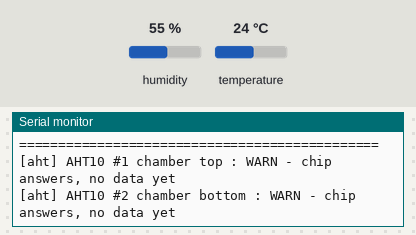
A sketch run on a simulated ESP32. On the bench: the last lines printed to the serial monitor. Wiring (inferred from the names in the program): AHT10/20 sensor at I2C address 0x38. The inputs (shaded band) are chosen by the test bench; at power-on: humidity 55 %, temperature 24 °C.

Above: at 1.7 s.
1.8 s: humidity set to 22 %
At 2.5 s:
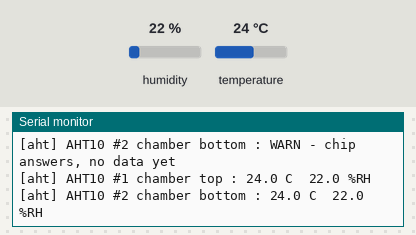
3.5 s: temperature set to 12 °C
At 4.8 s:
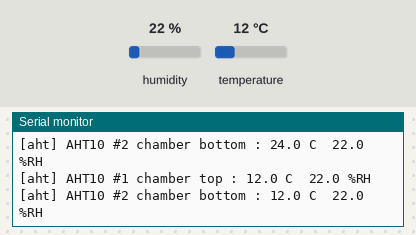
5.0 s: humidity set to 40 %
At 5.8 s:
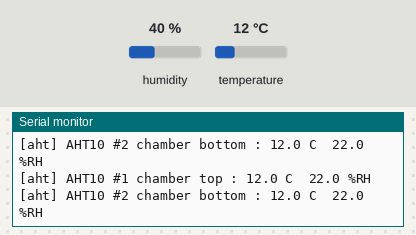

Measured:
- after the input at 1.8 s, the serial monitor: prints a new line after 0.22 s (image 1)
- after the input at 3.5 s, the serial monitor: prints a new line after 0.52 s (image 2)

The sketch:

aht10-test.ino
```cpp
/**
 * AHT10 SENSOR TEST - Smart Dehumidifier (sensor suite, v2.0.20)
 * ===================================================================
 * Checks the AHT10 chamber temperature/humidity sensor(s) with the
 * SAME raw-I2C driver the firmware uses (no extra libraries needed).
 *
 * Wiring (from the dryer build):
 *   classic ESP32:  sensor #1 (chamber top)    I2C0: SDA 21 / SCL 22
 *                   sensor #2 (chamber bottom) I2C1: SDA 32 / SCL 33
 *                   (the keypad PCF8574 @0x20 and AT24C256 @0x50 may
 *                    share I2C0 - they show up in the bus scan)
 *   ESP32-S3      : one sensor (chamber top)   I2C0: SDA 8 / SCL 9
 *   each sensor:   VCC -> 3V3, GND -> GND, SDA/SCL as above
 *
 * Use:
 *   1. Flash over USB (this single file - only the ESP32 core).
 *   2. Join WiFi "AgarbattiDryer" (password: dryer1234), open
 *      http://192.168.4.1 -> live readings on your phone.
 *   3. Serial Monitor @ 115200 -> same + I2C bus scan + diagnosis.
 *   4. OTA (always present): while this test runs, Arduino IDE
 *      Tools > Port > "aht10-test at 192.168.4.1" lets you upload
 *      ANY sketch in this folder - or the main dryer firmware -
 *      straight over WiFi. No USB needed afterwards.
 *
 * Verdict:  PASS = sensor answers + plausible temperature/humidity
 *            FAIL = no AHT10 at 0x38 (check VCC/SDA/SCL)
 *            WARN = chip answers but measurements keep failing
 */
#include <Arduino.h>
#include <WiFi.h>
#include <WebServer.h>
#include <ArduinoOTA.h>
#include <Wire.h>
#include <ESPmDNS.h>

#if defined(CONFIG_IDF_TARGET_ESP32S3) || defined(ESP32S3)
  #define HW_S3 1
#else
  #define HW_S3 0
#endif

#define AP_SSID   "AgarbattiDryer"
#define AP_PASS   "dryer1234"
#define AP_CHAN   6
#define AP_MAXCL  4
static const char *OTA_HOST  = "aht10-test";
static const char *TEST_NAME = "AHT10";

// --------------------------------------------------------------------
// AHT10 driver - same protocol as src/aht10.cpp (firmware v2.0.20)
// --------------------------------------------------------------------
static const uint8_t AHT_ADDR  = 0x38;   // factory-fixed, not changeable
static const uint8_t CMD_RESET = 0xBA;
static const uint8_t CMD_CAL   = 0xE1;   // AHT10 init/calibrate
static const uint8_t CMD_TRIG  = 0xAC;   // trigger one-shot measurement

struct Aht {
  TwoWire *bus = nullptr;
  int sda = -1, scl = -1;
  const char *label = "";
  bool fitted = true;      // false = this board has no such sensor
  bool present = false;    // I2C ACK at 0x38
  bool ok = false;         // last measurement decoded
  float t = NAN, h = NAN;
  uint32_t lastOk = 0;

  void begin() {
    if (!fitted) return;
    bus->begin(sda, scl, 100000);
    bus->beginTransmission(AHT_ADDR);
    present = (bus->endTransmission() == 0);
    if (!present) {
      Serial.printf("[aht] %s: NO device at 0x38 (SDA %d / SCL %d) - check VCC + lines\n",
                    label, sda, scl);
      return;
    }
    bus->beginTransmission(AHT_ADDR);
    bus->write(CMD_RESET);
    bus->endTransmission();
    delay(25);
    bus->beginTransmission(AHT_ADDR);
    bus->write(CMD_CAL); bus->write(0x08); bus->write(0x00);
    bus->endTransmission();
    delay(50);
    Serial.printf("[aht] %s: AHT10 present (SDA %d / SCL %d)\n", label, sda, scl);
  }

  void read() {
    if (!present) return;
    uint32_t now = millis();
    if (now - lastOk < 2000) return;               // 0.5 Hz is plenty for a check

    bus->beginTransmission(AHT_ADDR);
    bus->write(CMD_TRIG); bus->write(0x33); bus->write(0x00);
    if (bus->endTransmission() != 0) return;

    uint32_t t0 = millis();
    while (millis() - t0 < 400) {                  // measurement takes ~80 ms
      delay(8);
      bus->requestFrom(AHT_ADDR, (uint8_t)1);
      if (bus->available() < 1) continue;
      uint8_t st = (uint8_t)bus->read();
      if (st & 0x80) continue;                     // still busy
      uint8_t b[6];
      bus->requestFrom(AHT_ADDR, (uint8_t)6);
      if (bus->available() < 6) break;
      for (int i = 0; i < 6; i++) b[i] = (uint8_t)bus->read();
      if (b[0] & 0x80) break;
      uint32_t rh = ((uint32_t)b[1] << 12) | ((uint32_t)b[2] << 4) | (b[3] >> 4);
      uint32_t rt = (((uint32_t)b[3] & 0x0F) << 16) | ((uint32_t)b[4] << 8) | b[5];
      float hv = (float)rh * 100.0f / 1048576.0f;  // datasheet formulas
      float tv = (float)rt * 200.0f / 1048576.0f - 50.0f;
      if (tv < -40 || tv > 90 || hv < 0 || hv > 105) break;
      t = tv; h = hv; ok = true; lastOk = now;
      return;
    }
    if (ok && now - lastOk > 10000) ok = false;    // keep last value, flag stale
  }

  const char *verdict() const {
    if (!fitted) return "n/a";
    if (!present) return "FAIL";
    if (!ok) return "WARN";
    return "PASS";
  }
};

Aht a1, a2;

// --------------------------------------------------------------------
// I2C bus scan (diagnosis: which chips answer where)
// --------------------------------------------------------------------
static void i2cScan(TwoWire &bus, int sda, int scl, const char *name) {
  Serial.printf("[scan] %s bus (SDA %d / SCL %d):\n", name, sda, scl);
  bus.begin(sda, scl, 100000);
  int n = 0;
  for (uint8_t a = 0x08; a < 0x78; a++) {
    bus.beginTransmission(a);
    if (bus.endTransmission() == 0) {
      Serial.printf("[scan]   0x%02X  %s\n", a,
        a == 0x38 ? "AHT10 (fixed address)"      :
        (a >= 0x20 && a <= 0x26) ? "PCF8574 keypad (strap pins A0-A2)" :
        a == 0x50 ? "AT24C256 EEPROM"            : "unknown device");
      n++;
    }
  }
  if (n == 0) Serial.printf("[scan]   nothing found - pull-ups? VCC? SDA/SCL swapped?\n");
}

// --------------------------------------------------------------------
// Web + OTA
// --------------------------------------------------------------------
static const char INDEX_HTML[] PROGMEM = R"rawliteral(
<!doctype html>
<html><head><meta charset="utf-8">
<meta name="viewport" content="width=device-width,initial-scale=1">
<title>AHT10 test</title>
<style>
 body{font-family:system-ui,Segoe UI,Roboto,sans-serif;background:#101418;color:#e8edf2;margin:0;padding:16px}
 h1{font-size:18px;margin:0 0 4px}.sub{color:#8a97a5;font-size:12px;margin-bottom:14px}
 .card{background:#1a2129;border:1px solid #2a3542;border-radius:10px;padding:12px 14px;margin-bottom:12px}
 .big{font-size:30px;font-weight:600}.ok{color:#4cd964}.bad{color:#ff5f57}.warn{color:#ffd60a}
 .row{display:flex;justify-content:space-between;font-size:14px;margin-top:6px;color:#b9c4cf}
 .tag{display:inline-block;padding:2px 8px;border-radius:99px;font-size:11px;background:#2a3542}
</style></head><body>
<h1>AHT10 sensor test</h1>
<div class="sub">smart dehummidifier &middot; aht10-test &middot; refreshes 1/s &middot; verdict <span id="st" class="tag">...</span></div>
<div id="cards">loading...</div>
<script>
function card(c){var h='<div class="card"><div class="big '+(c.cls||'')+'">'+c.big+'</div>';
 h+='<div style="color:#8a97a5;font-size:12px">'+c.t+'</div>';
 (c.rows||[]).forEach(function(r){h+='<div class="row"><span>'+r[0]+'</span><span>'+r[1]+'</span></div>'});
 return h+'</div>'}
async function tick(){try{
 var j=await (await fetch('/data')).json();
 var st=document.getElementById('st');st.textContent=j.verdict;
 st.className='tag '+(j.verdict==='PASS'?'ok':(j.verdict==='FAIL'?'bad':'warn'));
 document.getElementById('cards').innerHTML=j.cards.map(card).join('');
}catch(e){}setTimeout(tick,1000)}
tick();
</script>
</body></html>
)rawliteral";

WebServer web(80);
String gJson = "{}";

// tiny JSON helper: rows = [["key","value"],...] built without trailing commas
static void jRows(String &rows, const char *k, const String &v) {
  if (rows.length()) rows += ",";
  rows += "[";
  rows += "\"";  rows += k;     rows += "\",";
  rows += "\"";  rows += v;     rows += "\"";
  rows += "]";
}

static void cardAht(const Aht &a, String &j) {
  String rows;
  if (!a.fitted) {
    jRows(rows, "Board", "ESP32-S3");
    jRows(rows, "Note", "S3 uses ONE AHT10 + a DHT22 (see dht-test)");
    j += "{\"t\":\"" + String(a.label) + "\",\"big\":\"not fitted\",\"cls\":\"\",\"rows\":" + rows + "}";
    return;
  }
  if (a.ok) {
    uint32_t age = (millis() >= a.lastOk) ? (millis() - a.lastOk) / 1000UL : 0;
    String big = String(a.t, 1) + " C";
    jRows(rows, "Humidity", String(a.h, 1) + " %RH");
    jRows(rows, "Last reading", String(age) + " s ago");
    jRows(rows, "I2C", String("SDA ") + String(a.sda) + " / SCL " + String(a.scl));
    jRows(rows, "Bus", "ACK + data OK");
    j += "{\"t\":\"" + String(a.label) + "\",\"big\":\"" + big + "\",\"cls\":\"ok\",\"rows\":" + rows + "}";
    return;
  }
  if (a.present) {
    String big = "no data";
    jRows(rows, "I2C", "ACK at 0x38, but measurements fail");
    jRows(rows, "Check", "SDA/SCL contact, 3V3 supply, long cables");
    j += "{\"t\":\"" + String(a.label) + "\",\"big\":\"" + big + "\",\"cls\":\"warn\",\"rows\":" + rows + "}";
  } else {
    jRows(rows, "I2C", "nothing ACKs at 0x38");
    jRows(rows, "Check", "VCC, GND, SDA, SCL - and that it is an AHT10 (0x38), not an AHT20");
    j += "{\"t\":\"" + String(a.label) + "\",\"big\":\"NO DEVICE\",\"cls\":\"bad\",\"rows\":" + rows + "}";
  }
}

static void refreshJson() {
  String j;
  j.reserve(600);
  // overall: any FAIL -> FAIL, else any WARN -> WARN, else PASS
  if (String(a1.verdict()) == "FAIL" || String(a2.verdict()) == "FAIL")      j += "{\"verdict\":\"FAIL\",\"cards\":[";
  else if (String(a1.verdict()) == "WARN" || String(a2.verdict()) == "WARN") j += "{\"verdict\":\"WARN\",\"cards\":[";
  else                                                                       j += "{\"verdict\":\"PASS\",\"cards\":[";
  cardAht(a1, j);
  j += ",";
  cardAht(a2, j);
  j += "]}";
  gJson = j;
}

static void netBegin() {
  WiFi.mode(WIFI_AP);
  WiFi.softAP(AP_SSID, AP_PASS, AP_CHAN, 0, AP_MAXCL);
  String ip = WiFi.softAPIP().toString();
  Serial.printf("[net] hotspot \"%s\" up (pass: %s) - phone/PC: http://%s\n",
                AP_SSID, AP_PASS, ip.c_str());

  ArduinoOTA.setHostname(OTA_HOST);
  ArduinoOTA.onStart([]() { Serial.println(F("[ota] network update STARTED")); });
  ArduinoOTA.onEnd([]()   { Serial.println(F("[ota] update complete - rebooting")); });
  ArduinoOTA.onProgress([](uint32_t d, uint32_t tot) {
    if (tot == 0) return;
    static uint8_t lastPct = 255;
    uint8_t pct = (uint8_t)(d * 100UL / tot);
    if (pct != lastPct && pct % 25 == 0) { lastPct = pct; Serial.printf("[ota] %u%%\n", (unsigned)pct); }
  });
  ArduinoOTA.onError([](ota_error_t e) { Serial.printf("[ota] error %u\n", (unsigned)e); });
  if (!MDNS.begin(OTA_HOST)) Serial.println(F("[ota] mDNS failed - use the IP directly"));
  else MDNS.addService("http", "tcp", 80);
  ArduinoOTA.begin();
  Serial.printf("[ota] ready - Arduino IDE: join \"%s\" -> Tools > Port > \"%s at %s\"\n",
                AP_SSID, OTA_HOST, ip.c_str());
}

// --------------------------------------------------------------------
void setup() {
  Serial.begin(115200);
  delay(300);
  Serial.println();
  Serial.println("==============================================");
  Serial.printf(" %s SENSOR TEST - smart dehummidifier v2.0.20\n", TEST_NAME);
  Serial.printf(" board: %s (S3: %s)\n",
                ESP.getChipModel(), HW_S3 ? "YES" : "no");

  if (HW_S3) {
    a1.bus = &Wire;   a1.sda = 8;  a1.scl = 9;
    a1.label = "AHT10 chamber top (S3)";
    a2.fitted = false;
    a2.label = "AHT10 #2 (classic only)";
  } else {
    a1.bus = &Wire;   a1.sda = 21; a1.scl = 22;
    a1.label = "AHT10 #1 chamber top";
    a2.bus = &Wire1;  a2.sda = 32; a2.scl = 33;
    a2.label = "AHT10 #2 chamber bottom";
  }

  i2cScan(Wire,  a1.sda, a1.scl, HW_S3 ? "I2C0 (S3)" : "I2C0 (classic)");
  if (!HW_S3) i2cScan(Wire1, a2.sda, a2.scl, "I2C1 (classic)");

  a1.begin();
  a2.begin();

  web.on("/", []() { web.send_P(200, "text/html", INDEX_HTML); });
  web.on("/data", []() { web.send(200, "application/json", gJson); });
  web.begin();
  netBegin();
  Serial.println("==============================================");
  refreshJson();
}

void loop() {
  ArduinoOTA.handle();          // OTA lives in every test sketch
  web.handleClient();

  a1.read();
  a2.read();

  static uint32_t lastLine = 0;
  uint32_t now = millis();
  if (now - lastLine >= 1000) {
    lastLine = now;
    auto fmt = [](const Aht &a) -> String {
      if (!a.fitted) return "n/a (not on S3)";
      if (!a.present) return "FAIL - no device at 0x38";
      if (!a.ok) return "WARN - chip answers, no data yet";
      return String(a.t, 1) + " C  " + String(a.h, 1) + " %RH";
    };
    Serial.printf("[aht] %s : %s\n", a1.label, fmt(a1).c_str());
    Serial.printf("[aht] %s : %s\n", a2.label, fmt(a2).c_str());
    refreshJson();
  }
}
```
